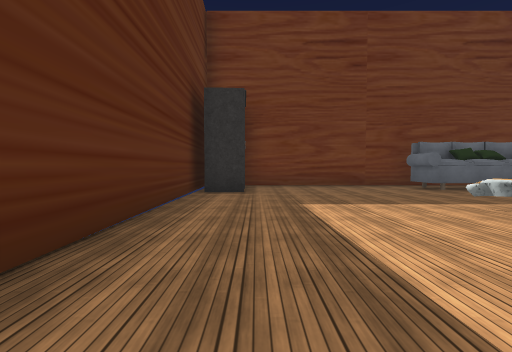
[1] (above)

22 first-person views from a walk through a Unity game level. The camera is 1.2 m above the floor, tilts 2° down and sees 90° across. The floor is counted in squares, 2 m on a side. Each view is taken from the middle of a square. On the plan, view 1 faces up. The plan holds only what a view shows up to about 9 squares ahead; the rest is blank. The place goes on beyond the plan. The player is left out. Some animated figures are not drawn. Some surface patterns are stand-ins.

[2]
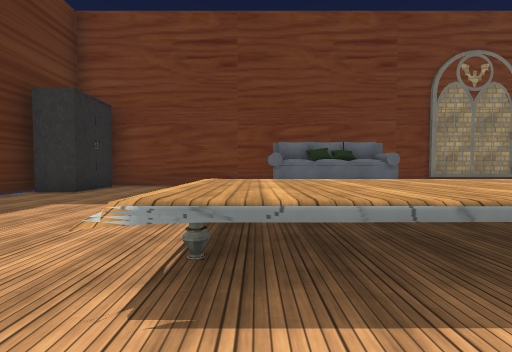

[3]
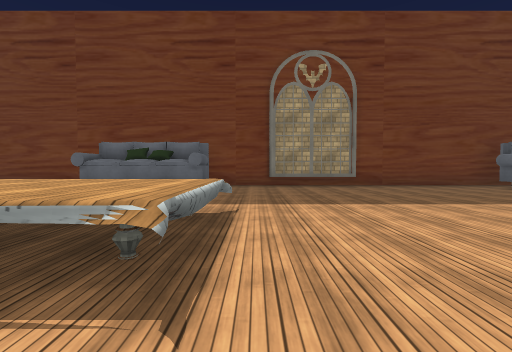

[4]
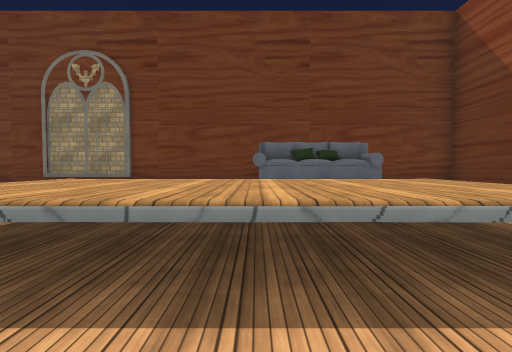

[5]
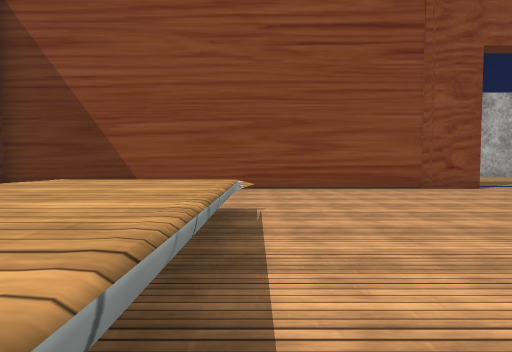

[6]
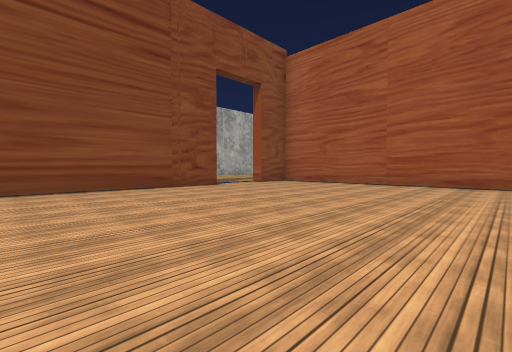

[7]
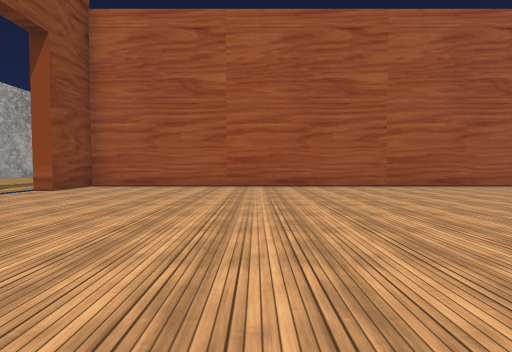

[8]
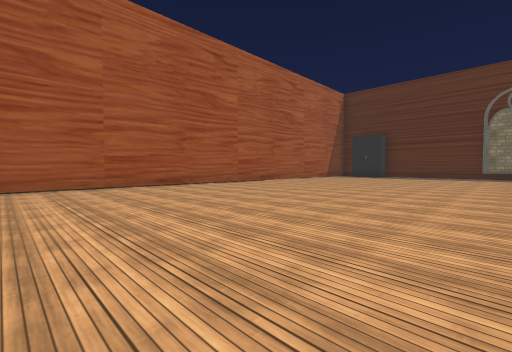

[9]
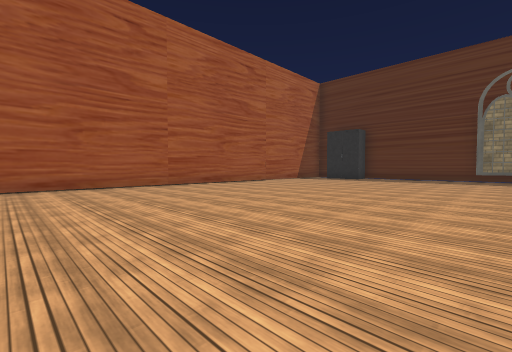

[10]
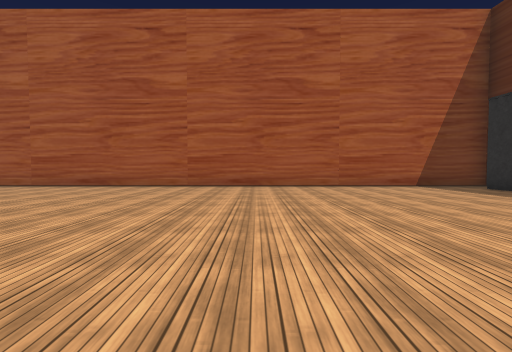

[11]
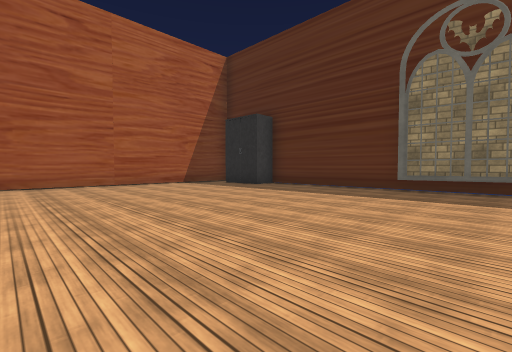

[12]
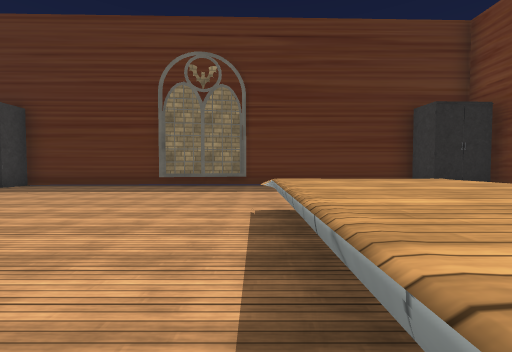

[13]
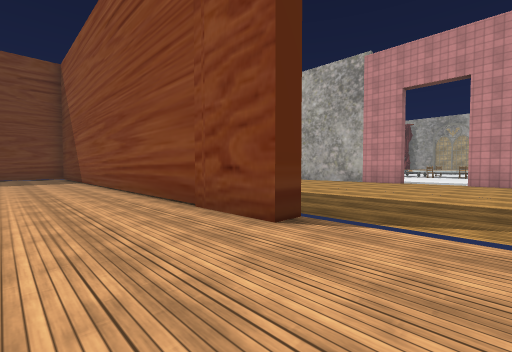

[14]
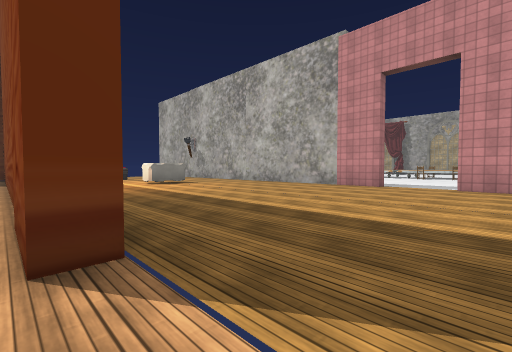

[15]
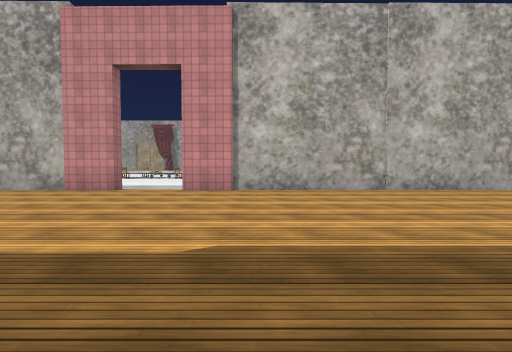

[16]
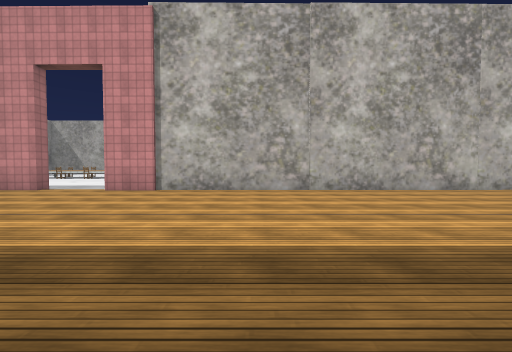

[17]
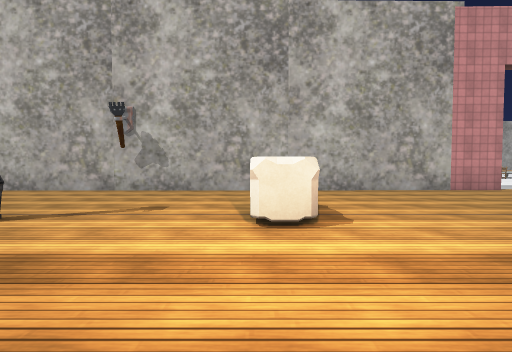

[18]
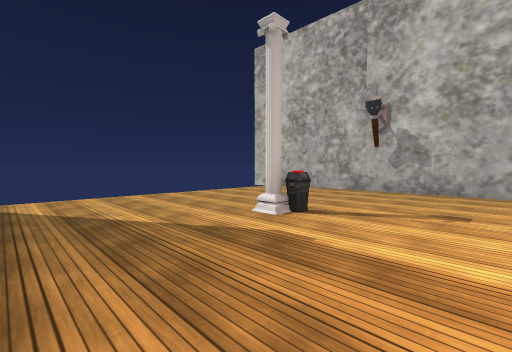

[19]
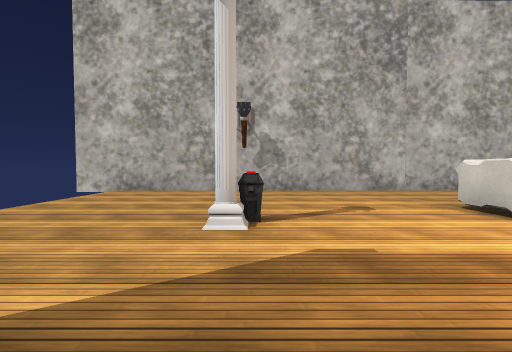

[20]
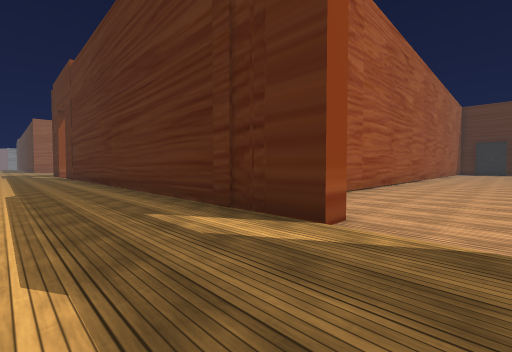

[21]
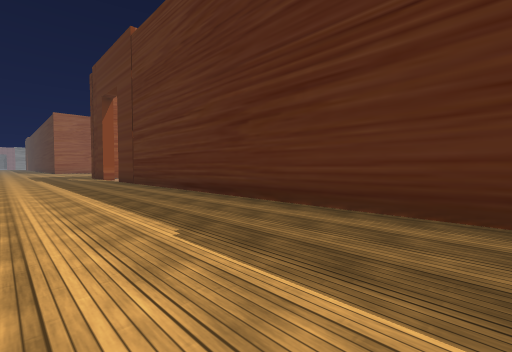

[22]
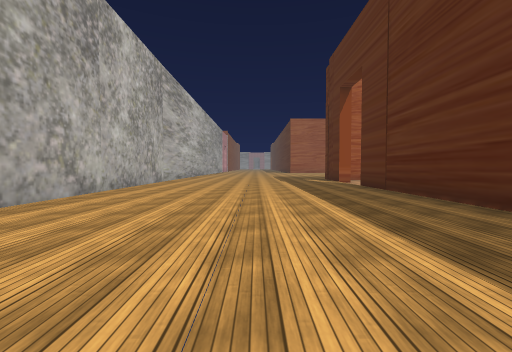

### Floor plan
Key: @ floor where view 1 was taken; # wall or solid block; . floor; = window, fence, low wall or low ledge; ^ raised ledge; C column; O other object.
Columns run from 2 left of view 1 to 33 right of it. Each row starts with its distance up from view 1.
  9                                 #
  8 ####################  ###.......#
  7 #O.....OOO........OOOO  #.......#
  6 #O......  ........      #.......#
  5 #.......  .......     ..#...CO..#
  4 #.....^   ^.....    ^ ..#.......#
  3 #....^^^^^^....^^^^^^...#.......#
  2 #.....^^^^^...  ^^^^^...#...O...#
  1 #....=^...^..   ^...^...# ......#
  0 ##@......  .     .......# ......#
 -1  #......................# ......#
 -2 ##......................# ......#
 -3 #.......................#.......#
 -4 #.......................#.......#..
 -5 #.......................#...........
 -6 #...................................
 -7  O..............................#
 -8   ......................#.......#
 -9  ########################.......#
-10                         #.......#
-11                         #.......#
-12                         #.......#
-13                         #.......#
-14                         #.......#
-15                         #.......#
-16                         #.......#
-17                         #.......#
-18                         #.......#
-19                         #.......#
-20                         #.......#
-21                         #.......#
-22                         #.......#
-23                          .......#

Where each view was taken, in squares from view 1:
view 1: 0 up, 0 right, facing up
view 2: 0 up, 4 right, facing up
view 3: 0 up, 9 right, facing up
view 4: 0 up, 16 right, facing up
view 5: 1 up, 15 right, facing right
view 6: 0 up, 15 right, facing down-right
view 7: 1 down, 17 right, facing down
view 8: 1 down, 15 right, facing down-left
view 9: 1 down, 12 right, facing down-left
view 10: 1 down, 6 right, facing down
view 11: 0 up, 6 right, facing down-left
view 12: 1 up, 7 right, facing left
view 13: 7 down, 20 right, facing up-right
view 14: 7 down, 22 right, facing up-right
view 15: 8 down, 23 right, facing right
view 16: 10 down, 23 right, facing right
view 17: 2 up, 23 right, facing right
view 18: 3 up, 23 right, facing up-right
view 19: 5 up, 23 right, facing right
view 20: 6 down, 25 right, facing down-left
view 21: 11 down, 26 right, facing down-left
view 22: 14 down, 26 right, facing down
